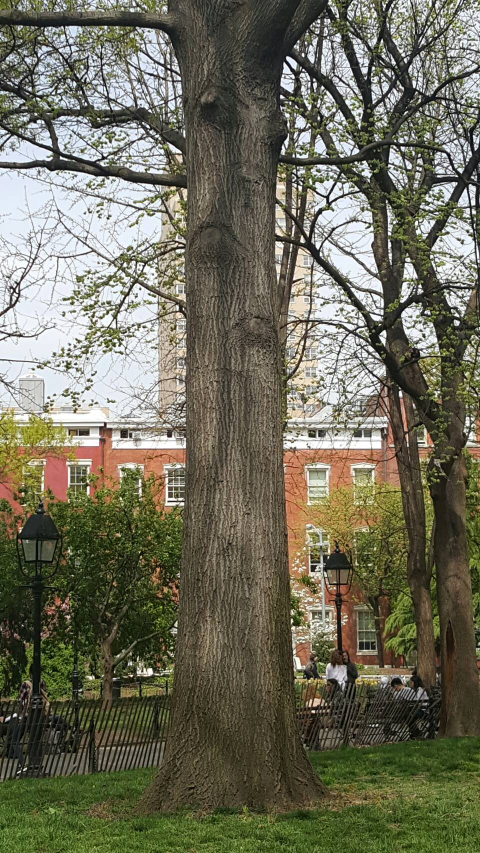
#> input picture data/tree2.jpg, 960 x 1706 px (shown at 1/2 size)
$ python final.py   (older library calls are emulated)
#> lines starting #> are read from the running program, lines starting #| are printed output that depends on the picture; after the words box and inside, x2 and y2 are one past the last pixel; in counts of white or black regions, pixels touching at a corner belong together
import numpy as np
import cv2
from matplotlib import pyplot as plt
from scipy.interpolate import spline
from tree import *

def xCoordinates(sobel_img):
    num_rows = float(len(sobel_img)) # get number of x values

    # sum along y axis
    vert_sum = np.sum(sobel_img,axis=0)
    # make it an average value (divide by # of x values)
    vert_sum = np.divide(vert_sum,num_rows)

    x = np.arange(0,len(vert_sum)) # for graphing
    xnew = np.arange(0,len(vert_sum),50) # for smoothing
    #smooth
    y_smooth = spline(x, vert_sum, xnew)

    #make a sin curve 1/3 of the width of image
    img_width, img_height = sobel_img.shape
    z = np.arange(0,int(img_width/3),1)
    def f(x):
        return np.sin(x/90)*-15 + 25

    f = [f(i) for i in z] # make sine into an array

    # convolve sine and the vertical sum
    y_conv = np.convolve(vert_sum, f,'same')

    # detect local minima
    mins = (np.diff(np.sign(np.diff(y_conv))) > 0).nonzero()[0] + 1

    return mins

# [26 lines left out: function yCoordinates, not called in this run]


"""
Sobel reference
http://www.jayrambhia.com/blog/sobel-operator/
"""

def find_trees(imgpath):
    # get image, reshape
#> called with imgpath = 'data/tree2.jpg'
    img1 = cv2.imread(imgpath,0)
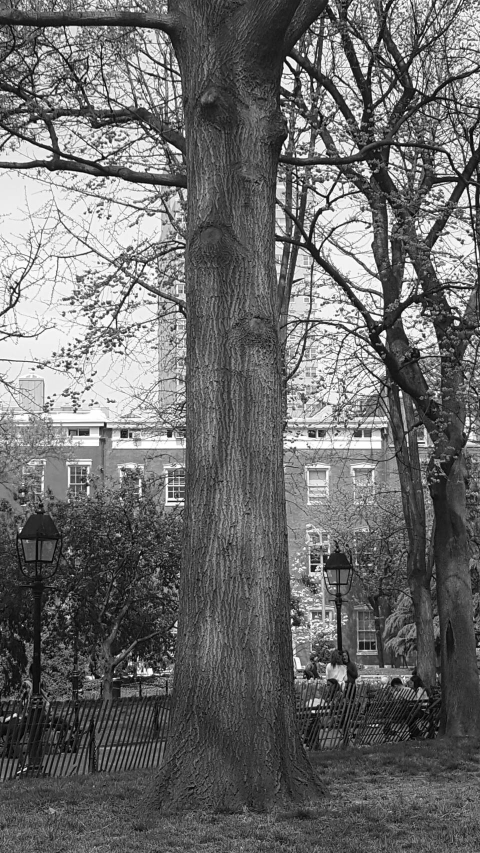
#> img1: shape (1706, 960) (shown at 1/2 size); min 0, max 255, mean 107.1
    Z = img1.reshape((-1,3))
    # convert to np.float32
    Z = np.float32(Z)

    # define criteria, number of clusters(K) and apply kmeans()
    criteria = (cv2.TERM_CRITERIA_EPS + cv2.TERM_CRITERIA_MAX_ITER, 10, 1.0)
    K = 2
    ret,label,center=cv2.kmeans(Z,K,criteria,10,cv2.KMEANS_RANDOM_CENTERS)
#> ret = 2.17e+09; center = [[200.1, 203.8, 199.7], [73.31, 71.88, 73.28]]
    center = np.uint8(center)
#> center = [[200, 203, 199], [73, 71, 73]]
    res = center[label.flatten()]
    res2 = res.reshape((img1.shape))
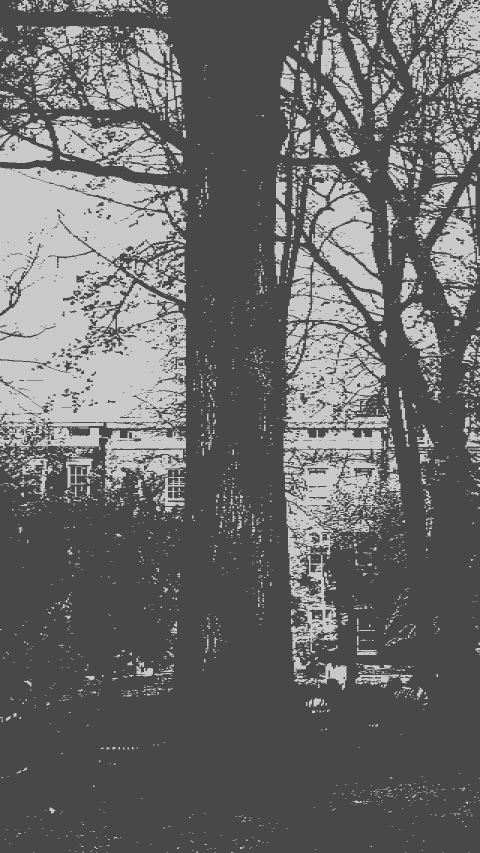
#> res2: shape (1706, 960) (shown at 1/2 size); min 71, max 203, mean 106.6
    gray = img1
    ret, thresh = cv2.threshold(gray,0,255,cv2.THRESH_BINARY_INV+cv2.THRESH_OTSU)
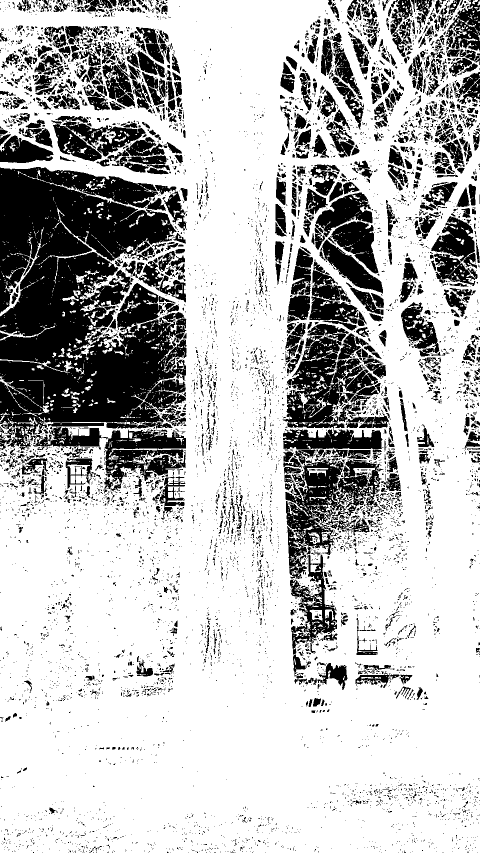
#> thresh: shape (1706, 960) (shown at 1/2 size); 73.1% white; 7319 black regions (6268 under 20 px), largest, box (x1, y1, x2, y2) and area: (0, 334, 373, 982) 155031, (565, 648, 765, 898) 23468, (569, 899, 766, 1158) 19232
#> ret = 137


    # apply blur filter
    img = cv2.blur(res2,(1,1))

    # apply Sobel operator
    dst = cv2.Sobel(img, ddepth=cv2.cv.CV_8U, dx=1, dy=0, ksize=5)
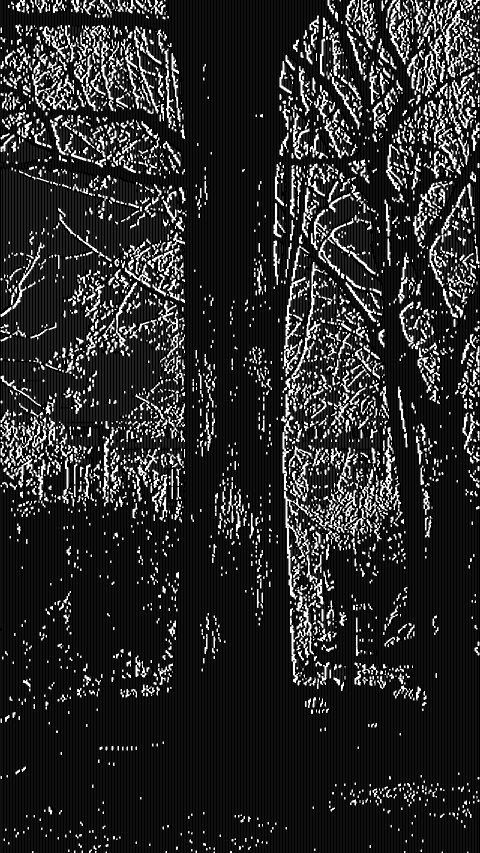
#> dst: shape (1706, 960) (shown at 1/2 size); min 0, max 255, mean 41.3
    minv = np.min(dst)
#> minv = 0
    maxv = np.max(dst)
#> maxv = 255
    cscale = 255/(maxv-minv)
#> cscale = 1
    shift =  -1*(minv)
#> shift = 0
    sobel_img = np.zeros(img.shape,dtype='uint8')
    sobel_img = cv2.convertScaleAbs(dst, sobel_img, cscale, shift/255.0)

    #Take the coordinates of the x and y values from the min values
    xMin = xCoordinates(sobel_img)
#> in xCoordinates, `num_rows = float(len(sobel_img))`: num_rows = 1706
#> in xCoordinates, `vert_sum = np.sum(sobel_img,axis=0)`: vert_sum = 960 values, max 139244 at index 630, min 0 at index 0, mean 70480.4
#> in xCoordinates, `vert_sum = np.divide(vert_sum,num_rows)`: vert_sum = 960 values, max 81.62 at index 630, min 0 at index 0, mean 41.31
#> in xCoordinates, `x = np.arange(0,len(vert_sum))`: x = 960 values from 0 to 959
#> in xCoordinates, `xnew = np.arange(0,len(vert_sum),50)`: xnew = 20 values from 0 to 950
    yMin = yCoordinates(sobel_img)

    #Take the middle 20 values of the coordinates for the tree
    xIndex = int(len(xMin)/2) - 11
    yIndex = int(len(yMin)/2) - 11

    xMaxIndex = xIndex + 20
    yMaxIndex = yIndex + 20

    #Put the (x,y) coordinates for the tree into an array
    treeLocator = []
    t = 0

    while(xIndex <= xMaxIndex):
        treeLocator.append([])
        treeLocator[t].append(xMin[xIndex])
        treeLocator[t].append(yMin[yIndex])
        xIndex += 1
        yIndex += 1
        t += 1
    #Draw the lines for the four corners of the tree using the min and max coordinates from the array
    img = cv2.imread(imgpath)

    # return coordinates of top left and top right points
    return (treeLocator[0][0],treeLocator[0][1]), (treeLocator[20][0],treeLocator[20][1])

# [12 lines left out: function draw_boxes, not called in this run]

if __name__ == '__main__':
    img1, img2 = 'data/tree2.jpg', 'data/tree3.jpg'

#> (the run stopped early here; a loop or call above may not have finished)

$ run again, with data/tree1.jpg copied over data/tree2.jpg
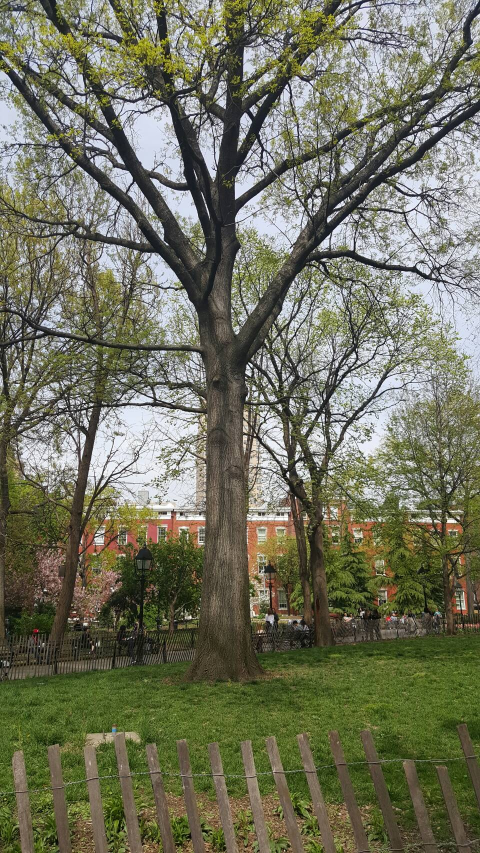
#> input picture data/tree1.jpg, 960 x 1706 px (shown at 1/2 size)
#> in find_trees, `ret,label,center=cv2.kmeans(Z,K,criteria,10,cv2.KMEANS_RANDOM_CENTERS)`: ret = 2.35e+09; center = [[180.2, 185.1, 180.7], [78.42, 76.32, 78.39]]
#> in find_trees, `center = np.uint8(center)`: center = [[180, 185, 180], [78, 76, 78]]
#> in find_trees, `ret, thresh = cv2.threshold(gray,0,255,cv2.THRESH_BINARY_INV+cv2.THRES..`:
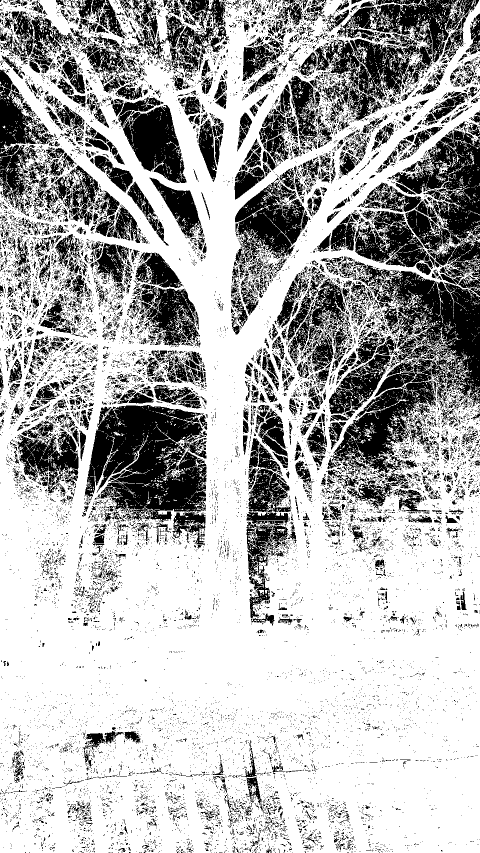
#> thresh: shape (1706, 960) (shown at 1/2 size); 69.7% white; 15568 black regions (14180 under 20 px), largest, box (x1, y1, x2, y2) and area: (169, 810, 413, 1045) 39402, (714, 529, 960, 816) 30867, (630, 0, 958, 247) 30144
#> in find_trees, `ret, thresh = cv2.threshold(gray,0,255,cv2.THRESH_BINARY_INV+cv2.THRES..`: ret = 133
#> in find_trees, `dst = cv2.Sobel(img, ddepth=cv2.cv.CV_8U, dx=1, dy=0, ksize=5)`:
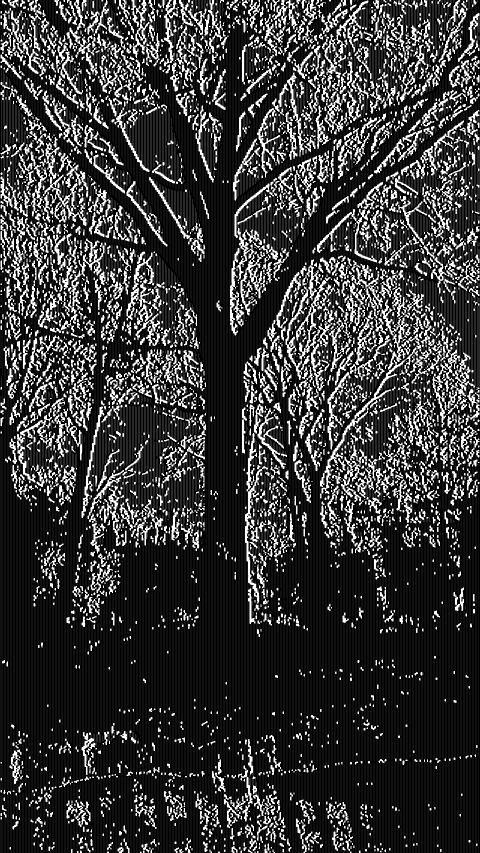
#> dst: shape (1706, 960) (shown at 1/2 size); min 0, max 255, mean 55.5
#> minv = 0
#> maxv = 255
#> cscale = 1
#> shift = 0
#> num_rows = 1706
#> in xCoordinates, `vert_sum = np.sum(sobel_img,axis=0)`: vert_sum = 960 values, max 157508 at index 501, min 0 at index 0, mean 94599.8
#> in xCoordinates, `vert_sum = np.divide(vert_sum,num_rows)`: vert_sum = 960 values, max 92.33 at index 501, min 0 at index 0, mean 55.45
#> x = 960 values from 0 to 959
#> xnew = 20 values from 0 to 950

$ run again, with data/tree4.jpg copied over data/tree2.jpg
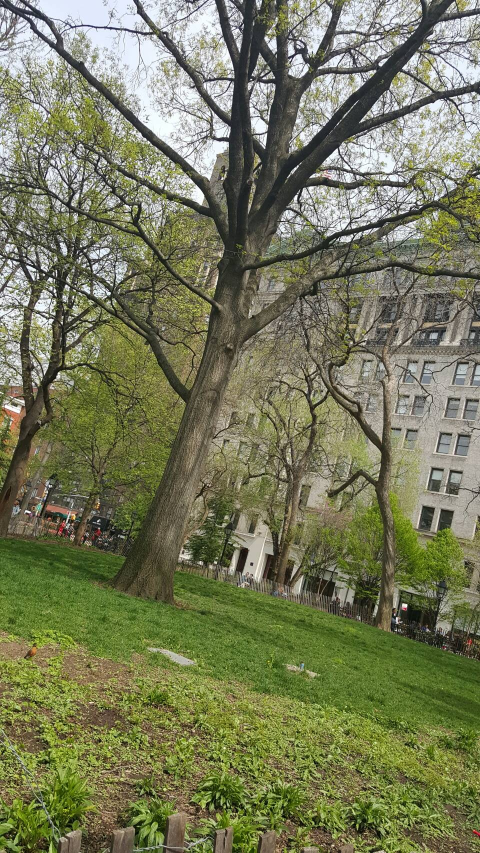
#> input picture data/tree4.jpg, 960 x 1706 px (shown at 1/2 size)
#> in find_trees, `ret,label,center=cv2.kmeans(Z,K,criteria,10,cv2.KMEANS_RANDOM_CENTERS)`: ret = 2.3e+09; center = [[172.4, 176.7, 172.7], [86.81, 84.44, 86.75]]
#> in find_trees, `center = np.uint8(center)`: center = [[172, 176, 172], [86, 84, 86]]
#> in find_trees, `ret, thresh = cv2.threshold(gray,0,255,cv2.THRESH_BINARY_INV+cv2.THRES..`:
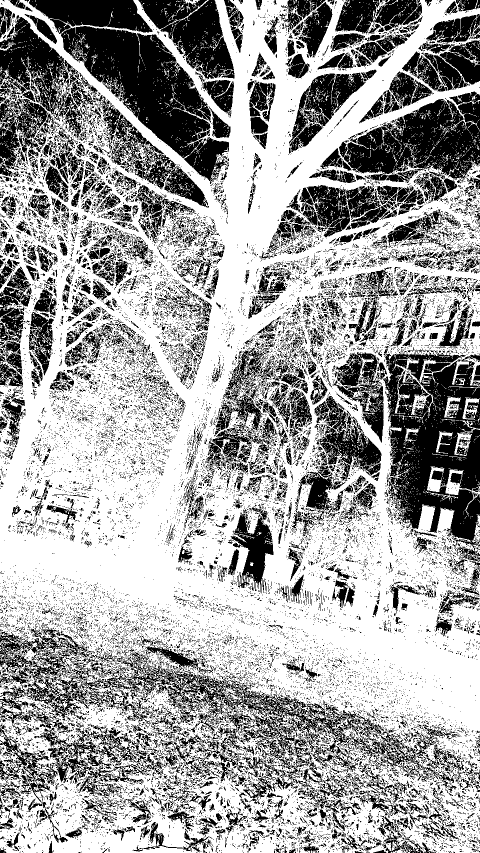
#> thresh: shape (1706, 960) (shown at 1/2 size); 63.7% white; 22089 black regions (20384 under 20 px), largest, box (x1, y1, x2, y2) and area: (58, 0, 458, 368) 51420, (766, 698, 960, 1124) 47971, (0, 1254, 876, 1567) 41447
#> in find_trees, `ret, thresh = cv2.threshold(gray,0,255,cv2.THRESH_BINARY_INV+cv2.THRES..`: ret = 130
#> in find_trees, `dst = cv2.Sobel(img, ddepth=cv2.cv.CV_8U, dx=1, dy=0, ksize=5)`:
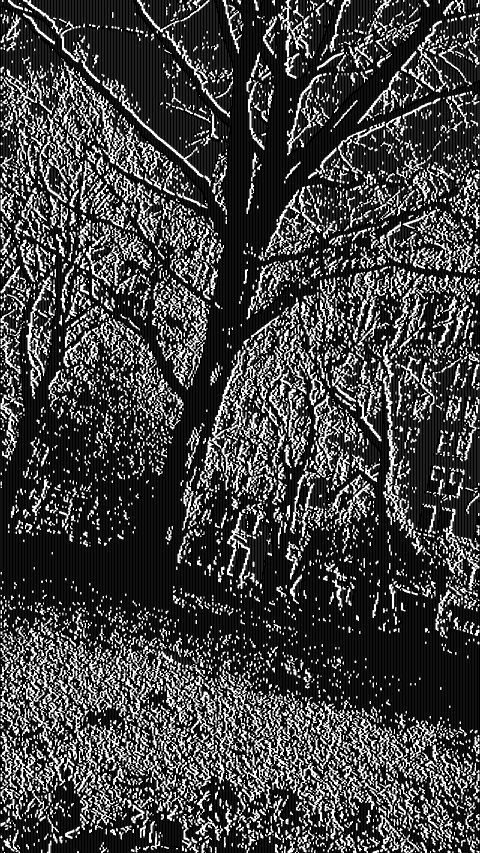
#> dst: shape (1706, 960) (shown at 1/2 size); min 0, max 255, mean 65.4
#> minv = 0
#> maxv = 255
#> cscale = 1
#> shift = 0
#> num_rows = 1706
#> in xCoordinates, `vert_sum = np.sum(sobel_img,axis=0)`: vert_sum = 960 values, max 165250 at index 575, min 0 at index 0, mean 111544.6
#> in xCoordinates, `vert_sum = np.divide(vert_sum,num_rows)`: vert_sum = 960 values, max 96.86 at index 575, min 0 at index 0, mean 65.38
#> x = 960 values from 0 to 959
#> xnew = 20 values from 0 to 950

$ run again, with data/tree5.jpg copied over data/tree2.jpg
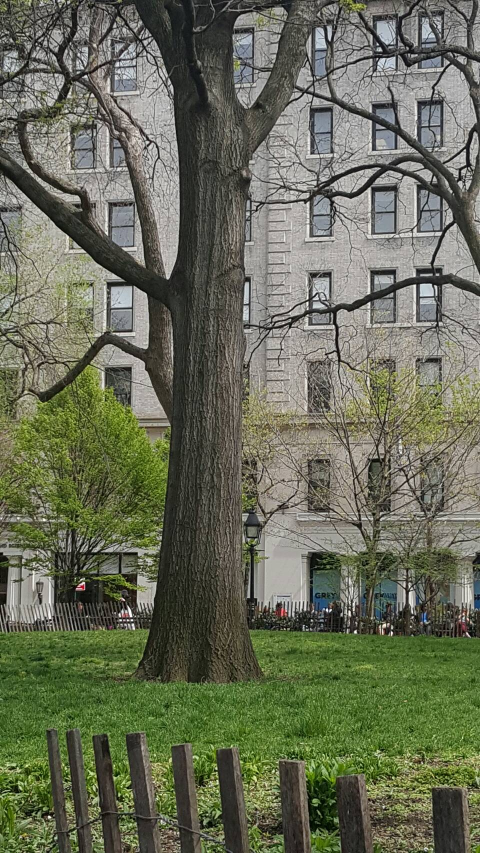
#> input picture data/tree5.jpg, 960 x 1706 px (shown at 1/2 size)
#> in find_trees, `ret,label,center=cv2.kmeans(Z,K,criteria,10,cv2.KMEANS_RANDOM_CENTERS)`: ret = 1.46e+09; center = [[70.18, 67.88, 70.26], [151, 154.3, 151.1]]
#> in find_trees, `center = np.uint8(center)`: center = [[70, 67, 70], [150, 154, 151]]
#> in find_trees, `ret, thresh = cv2.threshold(gray,0,255,cv2.THRESH_BINARY_INV+cv2.THRES..`:
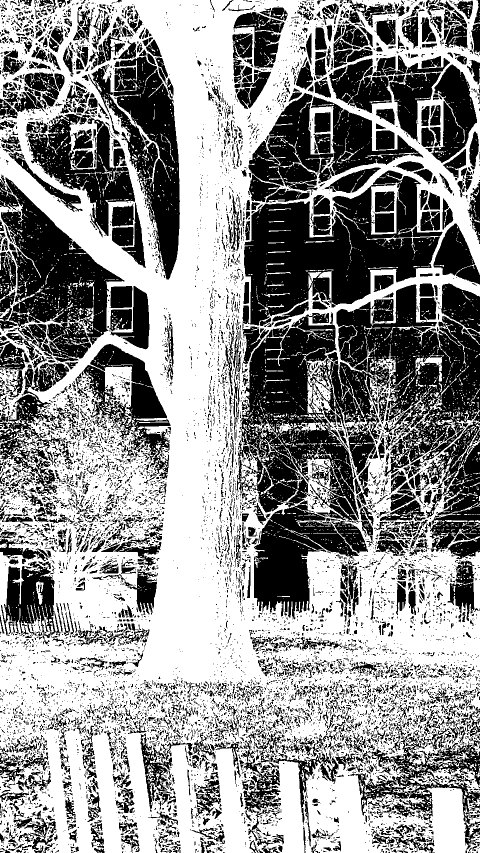
#> thresh: shape (1706, 960) (shown at 1/2 size); 56.7% white; 9071 black regions (7357 under 20 px), largest, box (x1, y1, x2, y2) and area: (473, 569, 960, 1239) 134845, (485, 341, 880, 651) 59627, (0, 351, 249, 717) 38901
#> in find_trees, `ret, thresh = cv2.threshold(gray,0,255,cv2.THRESH_BINARY_INV+cv2.THRES..`: ret = 110
#> in find_trees, `dst = cv2.Sobel(img, ddepth=cv2.cv.CV_8U, dx=1, dy=0, ksize=5)`:
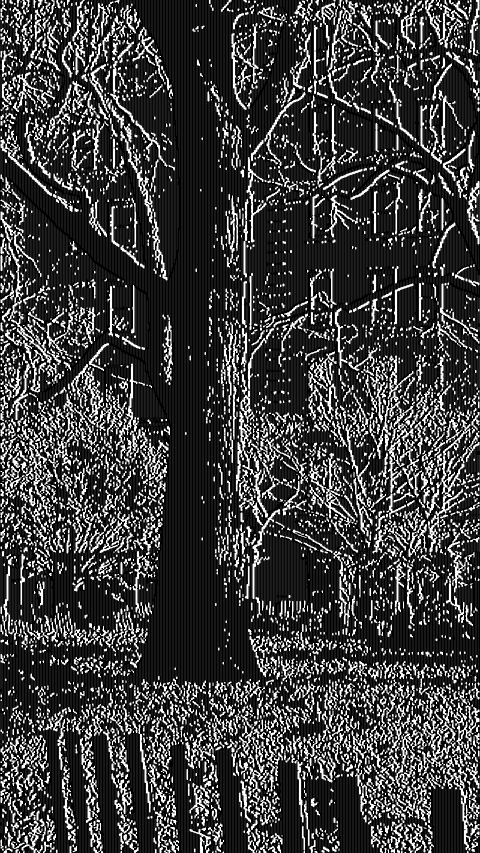
#> dst: shape (1706, 960) (shown at 1/2 size); min 0, max 255, mean 61.4
#> minv = 0
#> maxv = 255
#> cscale = 1
#> shift = 0
#> num_rows = 1706
#> in xCoordinates, `vert_sum = np.sum(sobel_img,axis=0)`: vert_sum = 960 values, max 184117 at index 841, min 0 at index 0, mean 104697.4
#> in xCoordinates, `vert_sum = np.divide(vert_sum,num_rows)`: vert_sum = 960 values, max 107.9 at index 841, min 0 at index 0, mean 61.37
#> x = 960 values from 0 to 959
#> xnew = 20 values from 0 to 950
